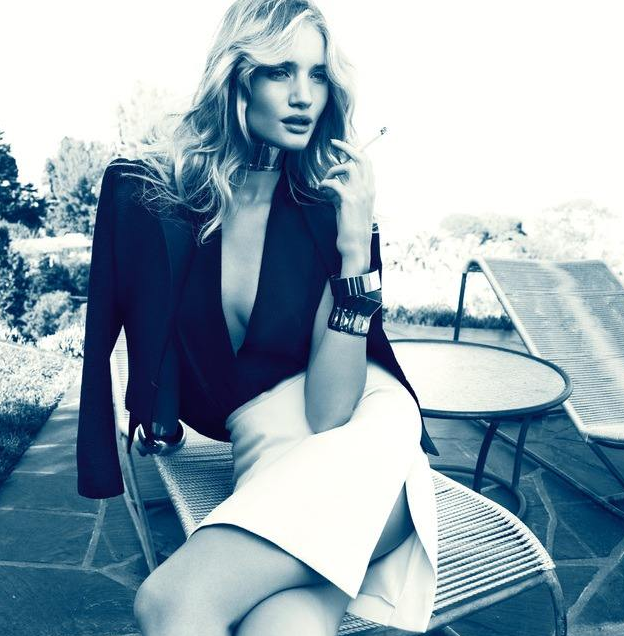
//> input picture cv_033/test.png, 624 x 636 px
$ ./cv_033   (built with g++ and OpenCV 4)
//> lines starting //> are read from the running program, lines starting //| are printed output that depends on the picture
### cv_033/pch.h
// 入门提示:
//   1. 使用解决方案资源管理器窗口添加/管理文件
//   2. 使用团队资源管理器窗口连接到源代码管理
//   3. 使用输出窗口查看生成输出和其他消息
//   4. 使用错误列表窗口查看错误
//   5. 转到“项目”>“添加新项”以创建新的代码文件，或转到“项目”>“添加现有项”以将现有代码文件添加到项目
//   6. 将来，若要再次打开此项目，请转到“文件”>“打开”>“项目”并选择 .sln 文件

#ifndef PCH_H
#define PCH_H

// TODO: 添加要在此处预编译的标头

#endif //PCH_H

### cv_033/cv_033.cpp
// cv_033.cpp : 此文件包含 "main" 函数。程序执行将在此处开始并结束。
//

/*OpenCV-day-033

## 图像梯度 – 拉普拉斯算子(二阶导数算子)

图像的一阶导数算子可以得到图像梯度局部梯度相应值，二阶导数可以通过快速的图像像素值强度的变化来检测图像边缘，
其检测图像边缘的原理跟图像的一阶导数有点类似，只是在二阶导数是求X、Y方向的二阶偏导数，对图像来说：

X方向的二阶偏导数就是 dx = f(x+1, y) + f(x-1, y) – 2*f(x, y)
Y方向的二阶偏导数就是 dy = f(x, y+1) + f(x, y-1) – 2*f(x, y)

对X方向与Y方向进行叠加最终就得到delta对应的二阶导数算子，看第一张图像最下面的部分就是对应的四邻域的二阶导数算子，我们可以进一步扩展增强为八邻域的算子。

OpenCV中Laplacian滤波函数就是二阶导数发现边缘的函数：
void cv::Laplacian(
	InputArray src,
	OutputArray dst,
	int ddepth,			// 深度默认是-1表示输入与输出图像相同
	int ksize = 1,		// 必须是奇数， 等于1是四邻域算子，大于1改用八邻域算子
	double scale = 1,
	double delta = 0,	// 对输出图像加上常量值
	int borderType = BORDER_DEFAULT
)

Python:
dst	= cv.Laplacian(src, ddepth[, dst[, ksize[, scale[, delta[, borderType]]]] )

PS:
拉普拉斯算子是一种特别容易受到噪声干扰的边缘发现算子，所以经常对要处理的图像首先进行一个高斯模糊，然后再进行拉普拉斯算子的边缘提取，
而且在一些场景中会把这两步合并成为一步，就是我们经常听说的LOG算子。
*/

#include "pch.h"
#include <iostream>
#include <opcv342.h>
#include <opencv2/opencv.hpp>
using namespace std;
using namespace cv;

int main()
{
	Mat image = imread("test.png");
//> image is the input picture: 636 rows x 624 cols, CV_8UC3; mean B, G, R 179.1, 167.2, 147.8
	if (image.empty())
	{
		cout << "could not load image...\n";
		return -1;
	}
	imshow("input", image);

	Mat blured, dst;
	GaussianBlur(image, blured, Size(3, 3), 0);
	Laplacian(blured, dst, CV_32F, 3, 1.0, 127.0, BORDER_DEFAULT);
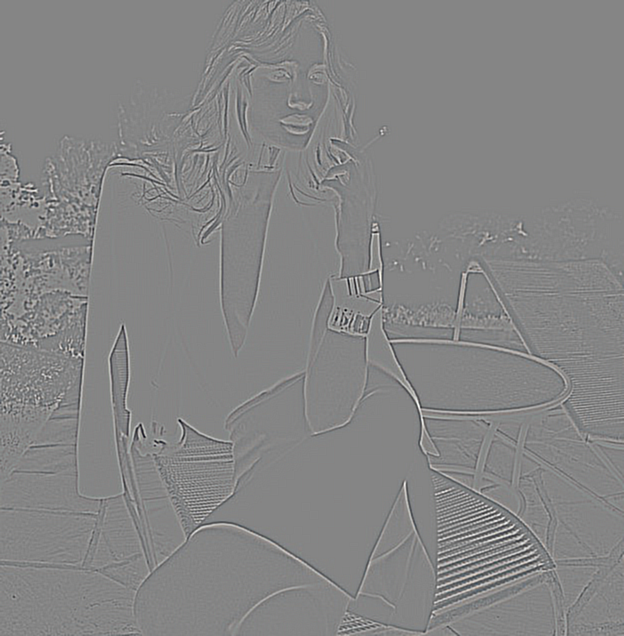
//> dst: 636 rows x 624 cols, CV_32FC3; mean B, G, R 127.1, 127.1, 127.1; drawn with min black and max white
	convertScaleAbs(dst, dst);
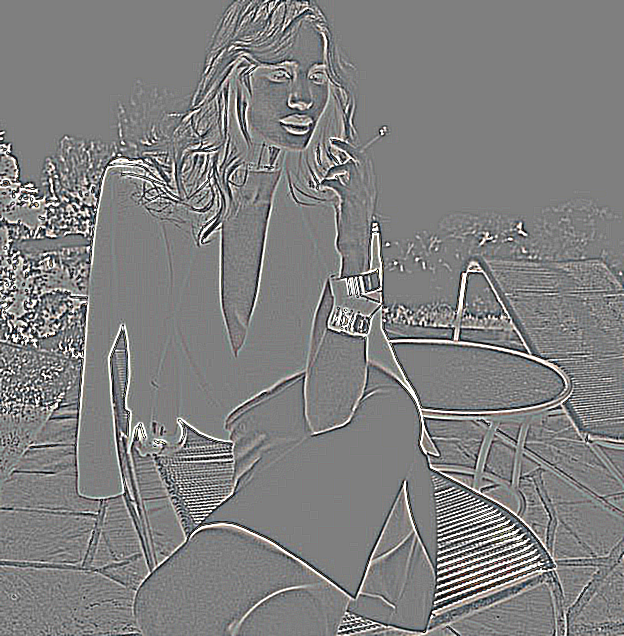
//> dst: 636 rows x 624 cols, CV_8UC3; mean B, G, R 127.7, 127.9, 127.9
	imshow("dst", dst);

	waitKey();

    std::cout << "Hello World!\n";
}

// 运行程序: Ctrl + F5 或调试 >“开始执行(不调试)”菜单
// 调试程序: F5 或调试 >“开始调试”菜单

// 入门提示:
//   1. 使用解决方案资源管理器窗口添加/管理文件
//   2. 使用团队资源管理器窗口连接到源代码管理
//   3. 使用输出窗口查看生成输出和其他消息
//   4. 使用错误列表窗口查看错误
//   5. 转到“项目”>“添加新项”以创建新的代码文件，或转到“项目”>“添加现有项”以将现有代码文件添加到项目
//   6. 将来，若要再次打开此项目，请转到“文件”>“打开”>“项目”并选择 .sln 文件
